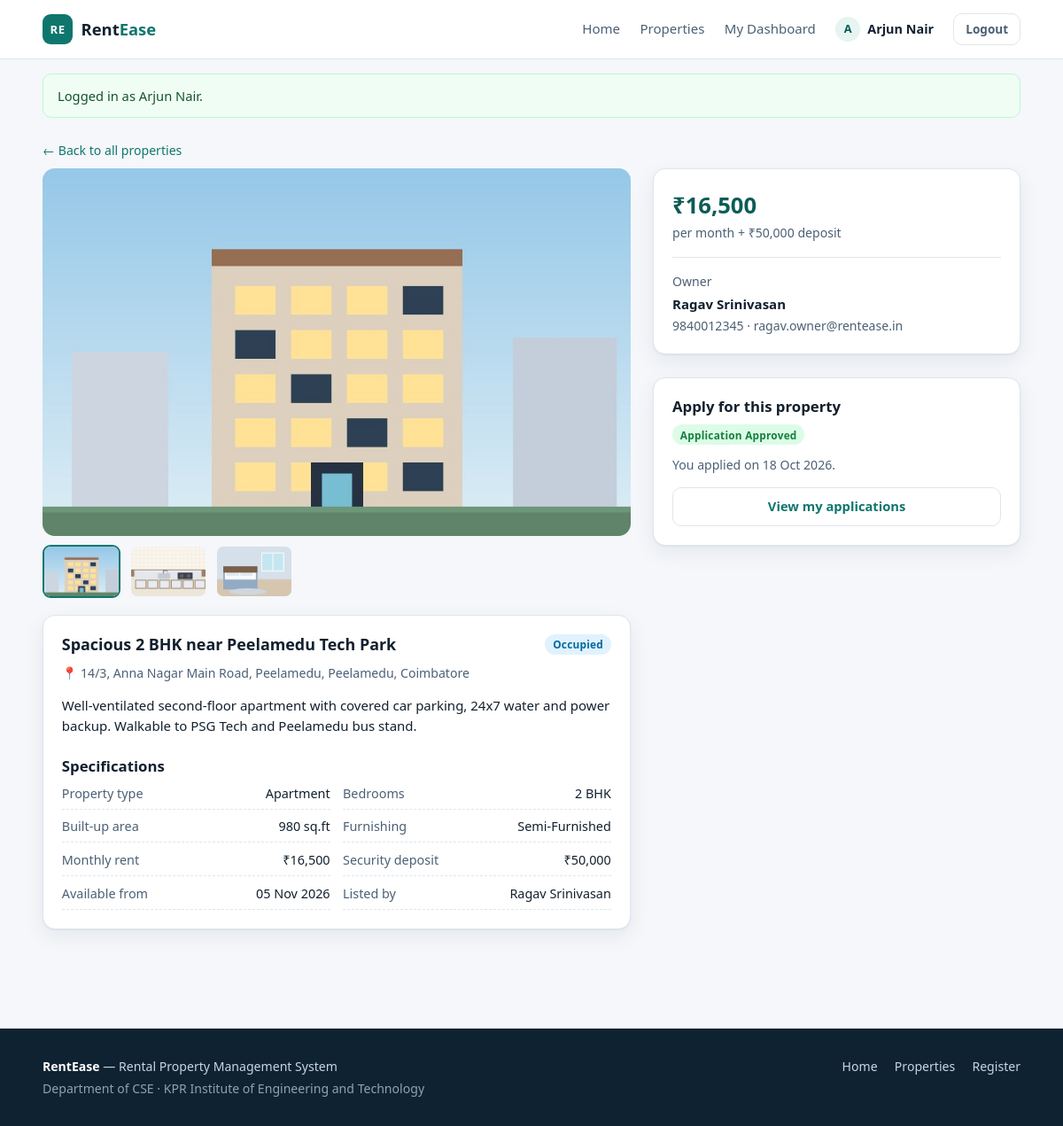
Page /property.php?id=1 (signed in) on the committed database.
### tables this page shows
CREATE TABLE property_images (
    image_id    INT AUTO_INCREMENT PRIMARY KEY,
    property_id INT NOT NULL,
    image_path  VARCHAR(200) NOT NULL,
    caption     VARCHAR(120),
    CONSTRAINT fk_img_prop FOREIGN KEY (property_id)
        REFERENCES properties(property_id) ON DELETE CASCADE
);

CREATE TABLE properties (
    property_id   INT AUTO_INCREMENT PRIMARY KEY,
    owner_id      INT NOT NULL,
    title         VARCHAR(120) NOT NULL,
    description   TEXT,
    property_type ENUM('Apartment','Independent House','Villa','PG / Hostel','Studio') NOT NULL,
    bhk           TINYINT NOT NULL,
    city          VARCHAR(60) NOT NULL,
    locality      VARCHAR(80) NOT NULL,
    address       VARCHAR(200) NOT NULL,
    rent_amount   DECIMAL(10,2) NOT NULL,
    deposit       DECIMAL(10,2) NOT NULL DEFAULT 0,
    area_sqft     INT NOT NULL,
    furnishing    ENUM('Unfurnished','Semi-Furnished','Fully-Furnished') NOT NULL,
    available_from DATE NOT NULL,
    status        ENUM('available','occupied','inactive') NOT NULL DEFAULT 'available',
    cover_image   VARCHAR(200),
    created_at    TIMESTAMP DEFAULT CURRENT_TIMESTAMP,
    CONSTRAINT fk_prop_owner FOREIGN KEY (owner_id)
        REFERENCES users(user_id) ON DELETE CASCADE,
    INDEX idx_city     (city),
    INDEX idx_rent     (rent_amount),
    INDEX idx_bhk      (bhk),
    INDEX idx_status   (status)
);

CREATE TABLE users (
    user_id       INT AUTO_INCREMENT PRIMARY KEY,
    full_name     VARCHAR(80)  NOT NULL,
    email         VARCHAR(120) NOT NULL UNIQUE,
    phone         VARCHAR(15)  NOT NULL,
    password_hash VARCHAR(255) NOT NULL,
    role          ENUM('owner','tenant') NOT NULL DEFAULT 'tenant',
    created_at    TIMESTAMP DEFAULT CURRENT_TIMESTAMP
);

CREATE TABLE applications (
    application_id INT AUTO_INCREMENT PRIMARY KEY,
    property_id    INT NOT NULL,
    tenant_id      INT NOT NULL,
    message        TEXT,
    occupation     VARCHAR(60),
    family_size    TINYINT DEFAULT 1,
    applied_on     TIMESTAMP DEFAULT CURRENT_TIMESTAMP,
    status         ENUM('pending','approved','rejected') NOT NULL DEFAULT 'pending',
    UNIQUE KEY uq_app (property_id, tenant_id),
    CONSTRAINT fk_app_prop   FOREIGN KEY (property_id)
        REFERENCES properties(property_id) ON DELETE CASCADE,
    CONSTRAINT fk_app_tenant FOREIGN KEY (tenant_id)
        REFERENCES users(user_id) ON DELETE CASCADE
);

### config/db.php (called while the page is built, shortened)
<?php
function db(): PDO
{
    static $pdo = null;
    if ($pdo instanceof PDO) {
        return $pdo;
    }
    if (USE_MYSQL) {
        try {
            $dsn = sprintf('mysql:host=%s;port=%d;dbname=%s;charset=utf8mb4',
                DB_HOST, DB_PORT, DB_NAME);
            $pdo = new PDO($dsn, DB_USER, DB_PASS, [
                PDO::ATTR_ERRMODE            => PDO::ERRMODE_EXCEPTION,
                PDO::ATTR_DEFAULT_FETCH_MODE => PDO::FETCH_ASSOC,
                PDO::ATTR_EMULATE_PREPARES   => false,
            ]);
            return $pdo;
        } catch (PDOException $e) {
        }
    }
    $pdo = sqlite_connect();
    return $pdo;
}

### includes/functions.php (called while the page is built, shortened)
<?php
require_once __DIR__ . '/../config/db.php';
function current_user(): ?array
{
    return $_SESSION['user'] ?? null;
}
function is_logged_in(): bool
{
    return isset($_SESSION['user']);
}
function is_owner(): bool
{
    return (current_user()['role'] ?? '') === 'owner';
}
function e(?string $value): string
{
    return htmlspecialchars((string) $value, ENT_QUOTES, 'UTF-8');
}
function money(float|string $amount): string
{
    return '₹' . number_format((float) $amount, 0, '.', ',');
}
function status_class(string $status): string
{
    return match ($status) {
        'available', 'approved', 'resolved' => 'chip chip-green',
        'occupied', 'in-progress'           => 'chip chip-blue',
        'pending', 'open'                   => 'chip chip-amber',
        'rejected', 'inactive'              => 'chip chip-red',
        default                             => 'chip',
    };
}

### property.php (the view, shortened to what this page needs)
<?php
require_once __DIR__ . '/includes/functions.php';
$id = (int) ($_GET['id'] ?? 0);
$stmt = db()->prepare(
    'SELECT p.*, u.full_name AS owner_name, u.email AS owner_email, u.phone AS owner_phone
       FROM properties p
       JOIN users u ON u.user_id = p.owner_id
      WHERE p.property_id = ?'
);
$stmt->execute([$id]);
$p = $stmt->fetch();
$images = db()->prepare('SELECT * FROM property_images WHERE property_id = ? ORDER BY image_id');
$images->execute([$id]);
$images = $images->fetchAll();
$myApplication = null;
if (is_tenant()) {
    $s = db()->prepare('SELECT status, applied_on FROM applications WHERE property_id = ? AND tenant_id = ?');
    $s->execute([$id, current_user()['user_id']]);
    $myApplication = $s->fetch() ?: null;
}
require __DIR__ . '/includes/header.php';
?>
<section class="section" style="padding-top:1.6rem">
  <div class="wrap">
    <p class="muted" style="margin-bottom:.6rem">
      <a href="properties.php">← Back to all properties</a>
    </p>
    <div class="detail">
      <div>
        <div class="gallery-main">
          <img id="galleryMain" src="<?= e($images[0]['image_path']) ?>" alt="<?= e($p['title']) ?>">
        </div>
        <?php if (count($images) > 1): ?>
          <div class="gallery-thumbs">
            <?php foreach ($images as $i => $img): ?>
              <button type="button" class="<?= $i === 0 ? 'active' : '' ?>"
                      data-src="<?= e($img['image_path']) ?>"
                      title="<?= e($img['caption'] ?? '') ?>">
                <img src="<?= e($img['image_path']) ?>" alt="<?= e($img['caption'] ?? '') ?>">
              </button>
            <?php endforeach; ?>
          </div>
        <?php endif; ?>
        <div class="panel" style="margin-top:1.2rem">
          <div class="panel-head">
            <h2><?= e($p['title']) ?></h2>
            <span class="<?= status_class($p['status']) ?>"><?= e($p['status']) ?></span>
          </div>
          <p class="muted" style="margin-top:-.4rem">
            📍 <?= e($p['address']) ?>, <?= e($p['locality']) ?>, <?= e($p['city']) ?>
          </p>
          <p><?= nl2br(e($p['description'])) ?></p>
          <h3 style="margin-top:1.4rem">Specifications</h3>
          <ul class="spec-list">
            <li><span class="k">Property type</span><span><?= e($p['property_type']) ?></span></li>
            <li><span class="k">Bedrooms</span><span><?= (int) $p['bhk'] ?> BHK</span></li>
            <li><span class="k">Built-up area</span><span><?= (int) $p['area_sqft'] ?> sq.ft</span></li>
            <li><span class="k">Furnishing</span><span><?= e($p['furnishing']) ?></span></li>
            <li><span class="k">Monthly rent</span><span><?= money($p['rent_amount']) ?></span></li>
            <li><span class="k">Security deposit</span><span><?= money($p['deposit']) ?></span></li>
            <li><span class="k">Available from</span><span><?= date('d M Y', strtotime($p['available_from'])) ?></span></li>
            <li><span class="k">Listed by</span><span><?= e($p['owner_name']) ?></span></li>
          </ul>
        </div>
      </div>
      <aside>
        <div class="panel">
          <div style="display:flex;justify-content:space-between;align-items:baseline">
            <div>
              <div style="font-size:1.6rem;font-weight:700;color:var(--brand-dark)">
                <?= money($p['rent_amount']) ?>
              </div>
              <div class="muted">per month + <?= money($p['deposit']) ?> deposit</div>
            </div>
          </div>
          <hr style="border:none;border-top:1px solid var(--line);margin:1rem 0">
          <p class="muted" style="margin:0 0 .2rem">Owner</p>
          <p style="margin:0 0 .1rem"><strong><?= e($p['owner_name']) ?></strong></p>
          <p class="muted" style="margin:0">
            <?= e($p['owner_phone']) ?> · <?= e($p['owner_email']) ?>
          </p>
        </div>
        <div class="panel">
          <h2 style="font-size:1.05rem">Apply for this property</h2>
          <?php if (!is_logged_in()): ?>
            <p class="muted">You need a tenant account to apply.</p>
            <a class="btn btn-block" href="login.php">Log in to apply</a>
            <p class="muted" style="text-align:center;margin:.7rem 0 0">
              New user? <a href="register.php">Register free</a>
            </p>
          <?php elseif (is_owner()): ?>
            <p class="muted">You are signed in as an owner. Owner accounts cannot
               submit rental applications.</p>
            <a class="btn btn-ghost btn-block" href="owner_dashboard.php">Go to owner dashboard</a>
          <?php elseif ($myApplication): ?>
            <div class="chip <?= $myApplication['status'] === 'approved' ? 'chip-green'
                                 : ($myApplication['status'] === 'rejected' ? 'chip-red' : 'chip-amber') ?>">
              Application <?= e($myApplication['status']) ?>
            </div>
            <p class="muted" style="margin-top:.7rem">
              You applied on <?= date('d M Y', strtotime($myApplication['applied_on'])) ?>.
            </p>
            <a class="btn btn-ghost btn-block" href="tenant_dashboard.php">View my applications</a>
          <?php endif; ?>
        </div>
      </aside>
    </div>
  </div>
</section>
<?php require __DIR__ . '/includes/footer.php'; ?>

### assets/css/style.css (style rules this page uses)
:root { --ink:#12202e; --ink-soft:#4b6076; --line:#dfe6ee; --bg:#f5f7fb; --card:#ffffff; --brand:#0f766e; --brand-dark:#0b5c56; --brand-tint:#e6f4f2; --amber:#b45309; --red:#b91c1c; --green:#15803d; --shadow:0 1px 2px rgba(18,32,46,.06), 0 8px 24px rgba(18,32,46,.07); --radius:14px; }
* { box-sizing:border-box }
body { margin:0; font-family:"Segoe UI", Roboto, "Helvetica Neue", Arial, sans-serif; font-size:15px; line-height:1.55; color:var(--ink); background:var(--bg); }
a { color:var(--brand);text-decoration:none }
h1,h2,h3 { line-height:1.25;margin:0 0 .6em }
h2 { font-size:1.35rem }
h3 { font-size:1.05rem }
p { margin:0 0 1em }
.muted { color:var(--ink-soft);font-size:.88rem }
.wrap { width:min(1140px, 92vw);margin-inline:auto }
.btn { display:inline-flex;align-items:center;justify-content:center;gap:.4rem; padding:.62rem 1.1rem;border:1px solid transparent;border-radius:10px; font:inherit;font-weight:600;font-size:.92rem;cursor:pointer; background:var(--brand);color:#fff;transition:background .15s ease, transform .05s ease; }
.btn-ghost { background:transparent;color:var(--brand);border-color:var(--line) }
.btn-block { width:100% }
.section { padding:2.4rem 0 }
.chip { display:inline-block;padding:.16rem .55rem;border-radius:999px;font-size:.74rem; font-weight:700;letter-spacing:.02em;background:#eef2f7;color:var(--ink-soft);text-transform:capitalize }
.chip-green { background:#dcfce7;color:var(--green) }
.chip-blue { background:#e0f2fe;color:#0369a1 }
.panel { background:var(--card);border:1px solid var(--line);border-radius:var(--radius); padding:1.3rem;box-shadow:var(--shadow);margin-bottom:1.6rem }
.panel-head { display:flex;align-items:center;justify-content:space-between;gap:1rem;margin-bottom:1rem }
.panel-head h2 { margin:0;font-size:1.12rem }
.detail { display:grid;grid-template-columns:1.6fr 1fr;gap:1.6rem;align-items:start }
.gallery-main { border-radius:var(--radius);overflow:hidden;background:#dbe5ee;aspect-ratio:16/10 }
.gallery-main img { width:100%;height:100%;object-fit:cover;display:block }
.gallery-thumbs { display:flex;gap:.6rem;margin-top:.6rem }
.gallery-thumbs button { padding:0;border:2px solid transparent;border-radius:9px;overflow:hidden; width:88px;height:60px;cursor:pointer;background:none }
.gallery-thumbs button.active { border-color:var(--brand) }
.gallery-thumbs img { width:100%;height:100%;object-fit:cover;display:block }
.spec-list { list-style:none;padding:0;margin:0;display:grid;grid-template-columns:1fr 1fr;gap:.55rem .9rem }
.spec-list li { display:flex;justify-content:space-between;border-bottom:1px dashed var(--line); padding-bottom:.35rem;font-size:.9rem }
.spec-list .k { color:var(--ink-soft) }

### rows in the picture
property_images: image_path (picture)
property_images: image_path (picture)
property_images: image_path (picture)
properties: title "Spacious 2 BHK near Peelamedu Tech Park", status "Occupied", address "14/3, Anna Nagar Main Road, Peelamedu", locality "Peelamedu", city "Coimbatore", description "Well-ventilated second-floor apartment with covered car parking, 24x7 water and power backup. Walkable to PSG Tech and Peelamedu bus stand.", property_type "Apartment", bhk "2", area_sqft "980", furnishing "Semi-Furnished", rent_amount "₹16,500", deposit "₹50,000", available_from "05 Nov 2026", owner.full_name "Ragav Srinivasan", owner.phone "9840012345", owner.email "ragav.owner@rentease.in"
applications: status "Approved", applied_on "18 Oct 2026"

### other values in the picture
substr(current_user()['full_name'], 0, 1) "A"
current_user()['full_name'] "Arjun Nair"
$flashes['msg'] "Logged in as Arjun Nair."
